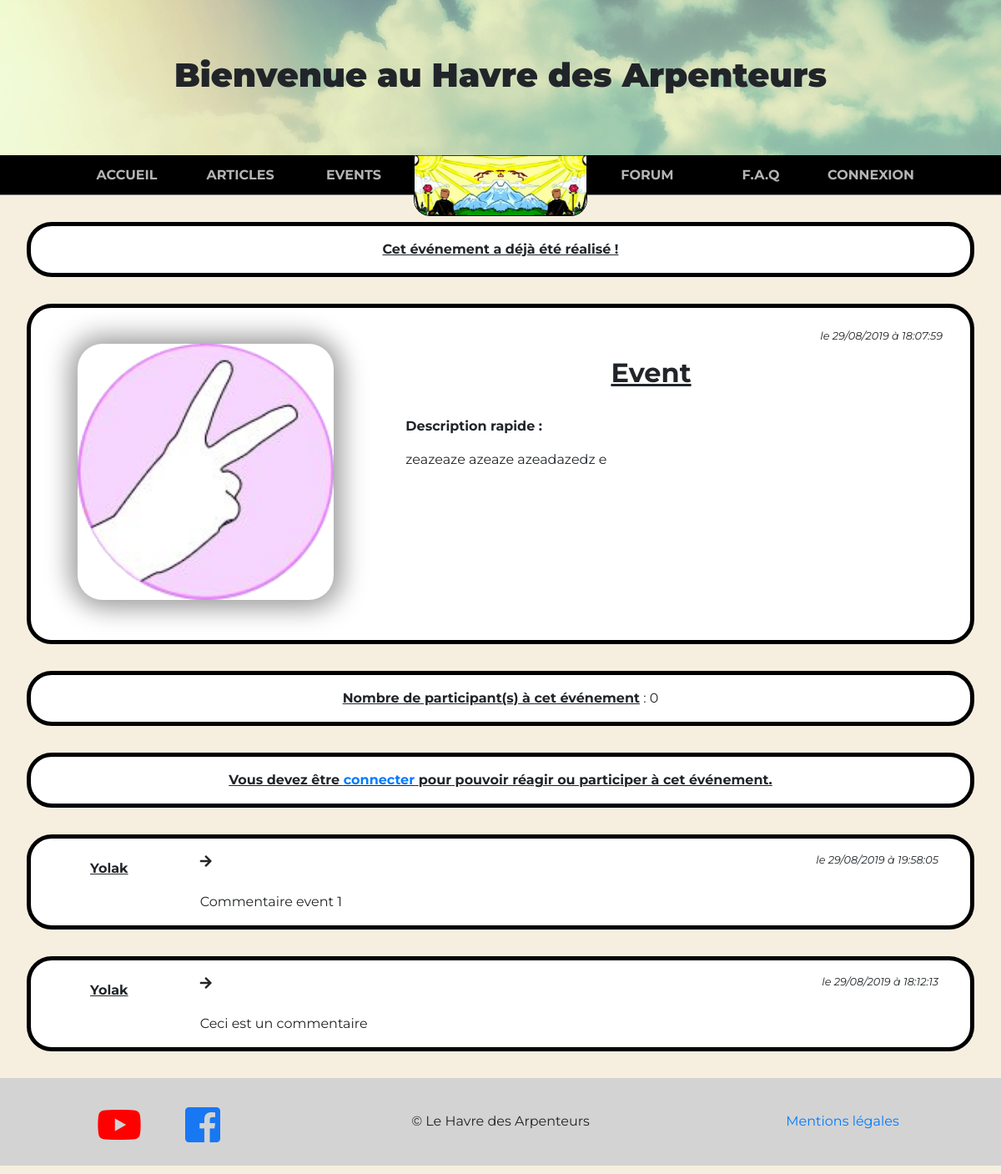
Screenshot of /event/1 with the database file from the repository.
### tables this page shows
CREATE TABLE `Events` (
  `id_E` int(11) NOT NULL AUTO_INCREMENT,
  `title_E` varchar(50) NOT NULL,
  `image_E` varchar(50) NOT NULL,
  `shortContent_E` text NOT NULL,
  `longContent_E` text,
  `dateEvent_E` datetime NOT NULL,
  `creationDate_E` datetime NOT NULL,
  `modifDate_E` datetime DEFAULT NULL,
  `id_U` int(11) DEFAULT NULL,
  `id_Cat` int(11) DEFAULT NULL,
  PRIMARY KEY (`id_E`),
  KEY `FK_Events_Users` (`id_U`),
  KEY `FK_Events_Category` (`id_Cat`),
  CONSTRAINT `FK_Events_Category` FOREIGN KEY (`id_Cat`) REFERENCES `Category` (`id_Cat`) ON DELETE SET NULL,
  CONSTRAINT `FK_Events_Users` FOREIGN KEY (`id_U`) REFERENCES `Users` (`id_U`) ON DELETE SET NULL
);

CREATE TABLE `Comments` (
  `id_C` int(11) NOT NULL AUTO_INCREMENT,
  `title_C` varchar(50) NOT NULL,
  `content_C` text NOT NULL,
  `creationDate_C` datetime NOT NULL,
  `modifDate_C` datetime DEFAULT NULL,
  `id_A` int(11) DEFAULT NULL,
  `id_U` int(11) DEFAULT NULL,
  `id_E` int(11) DEFAULT NULL,
  PRIMARY KEY (`id_C`),
  KEY `FK_Comments_Articles` (`id_A`),
  KEY `FK_Comments_Users0` (`id_U`),
  KEY `FK_Comments_Events1` (`id_E`),
  CONSTRAINT `FK_Comments_Articles` FOREIGN KEY (`id_A`) REFERENCES `Articles` (`id_A`) ON DELETE SET NULL,
  CONSTRAINT `FK_Comments_Events1` FOREIGN KEY (`id_E`) REFERENCES `Events` (`id_E`) ON DELETE SET NULL,
  CONSTRAINT `FK_Comments_Users0` FOREIGN KEY (`id_U`) REFERENCES `Users` (`id_U`) ON DELETE SET NULL
);

CREATE TABLE `Users` (
  `id_U` int(11) NOT NULL AUTO_INCREMENT,
  `userName_U` varchar(60) NOT NULL,
  `lastName_U` varchar(50) DEFAULT NULL,
  `firstName_U` varchar(50) DEFAULT NULL,
  `password_U` varchar(60) NOT NULL,
  `email_U` varchar(50) NOT NULL,
  `birthDate_U` date DEFAULT NULL,
  `phone_U` varchar(10) DEFAULT NULL,
  `streetNumber_U` varchar(10) DEFAULT NULL,
  `address_U` varchar(50) DEFAULT NULL,
  `additionalAddress_U` varchar(100) DEFAULT NULL,
  `zipCode_U` varchar(10) DEFAULT NULL,
  `city_U` varchar(50) DEFAULT NULL,
  `creationDate_U` date NOT NULL,
  `status_U` int(11) NOT NULL,
  `activationKey_U` varchar(32) NOT NULL,
  `recuperationKey_U` varchar(32) DEFAULT NULL,
  `id_R` int(11) DEFAULT NULL,
  PRIMARY KEY (`id_U`),
  KEY `FK_Users_Roles` (`id_R`),
  CONSTRAINT `FK_Users_Roles` FOREIGN KEY (`id_R`) REFERENCES `Roles` (`id_R`) ON DELETE SET NULL
);

### index.php (called while the page is built, shortened)
<?php
  $router = new Router;
  $router->routeReq();
  require_once 'footer.php';

### models/Model.php (called while the page is built, shortened)
<?php
  abstract class Model
  {
      private static $_bdd;
      private static function setBdd() {
          self::$_bdd = new PDO('mysql:host=localhost;dbname=havreArpenteurs;charset=utf8','root','');
          self::$_bdd->setAttribute(PDO::ATTR_ERRMODE, PDO::ERRMODE_WARNING);
      }
      protected function getBdd() {
         return self::$_bdd;
      }
      protected function getWithId($table, $obj, $id) {
          $T = ucfirst(substr($table, 0,1));
          $idTable = 'id_'.$T;
          $req = self::$_bdd->prepare('SELECT * FROM '.ucfirst(strtolower($table)).' WHERE '.$idTable.' = :id');
          $req->bindValue(':id', $id, PDO::PARAM_INT);
          $req->execute();
          $data = $req->fetch(PDO::FETCH_ASSOC);
          if ($data == false) {
            return 0;
          } else {
            $var = new $obj($data);
            return $var;
          }
      }
  }

### models/EventManager.php (called while the page is built, shortened)
<?php
  class EventManager extends Model
  {
      public function getNumberParticipants($id_E)
      {
          $bdd = $this->getBdd();
          $req = $bdd->prepare('SELECT * FROM Registered WHERE id_E = :id_E');
          $req->bindValue(':id_E', $id_E, PDO::PARAM_INT);
          $req->execute();
          $numberParticipants = $req->rowCount();
          return $numberParticipants;
      }
      public function getEvent($id)
      {
        return $this->getWithId('Events', 'Event', $id);
      }
  }

### models/Event.php (called while the page is built, shortened)
<?php
  class Event
  {
      private $_title;
      private $_dateEvent;
      private $_creationDate;
      private $_image;
      private $_shortContent;
      public function hydrate(array $data)
      {
          foreach($data as $key => $value)
          {
              if (substr($key, 0, -2) != 'id') {
                $keyParse = substr($key, 0, -2);
                $method = 'set'.ucfirst($keyParse);
              } else {
                $method = 'set'.ucfirst($key);
              }
          }
      }
      public function setId_E($id)
      {
          $id = (int) $id;
      }
      public function setId_U($id)
      {
          $id = (int) $id;
      }
      public function setId_C($id)
      {
          $id = (int) $id;
      }
      public function setTitle($title)
      {
          if(is_string($title))
          {
              $this->_title = $title;
          }
      }
      public function setImage($image)
      {
          if(is_string($image))
          {
              $this->_image = $image;
          }
      }
      public function setCreationDate($date)
      {
          $this->_creationDate = $date;
      }
      public function setDateEvent($date)
      {
          $this->_dateEvent = $date;
      }
      public function setShortContent($shortContent)
      {
          if(is_string($shortContent))
          {
              $this->_shortContent = $shortContent;
          }
      }
      public function title()
      {
          return $this->_title;
      }
      public function image()
      {
          return $this->_image;
      }
      public function dateEvent()
      {
          return $this->_dateEvent;
      }
      public function creationDate()
      {
          return $this->_creationDate;
      }
      public function shortContent()
      {
          return $this->_shortContent;
      }
  }

### models/CommentsManager.php (called while the page is built, shortened)
<?php
  class CommentsManager extends Model
  {
      public function getComments($table, $id)
      {
          $T = ucfirst(substr($table, 0,1));
          $idTable = 'id_'.$T;
          $bdd = $this->getBdd();
          $req = $bdd->prepare('SELECT *, DATE_FORMAT(creationDate_C, "%d/%m/%Y à %H:%i:%s") creationDate_C FROM Comments LEFT JOIN Users ON Comments.id_U = Users.id_U WHERE '.$idTable.' = :id ORDER BY id_C DESC');
          $req->bindValue(':id', $id, PDO::PARAM_INT);
          $req->execute();
          $datas = $req->fetchAll(PDO::FETCH_OBJ);
          return $datas;
      }
  }

### views/viewEventDetail.php (the view, shortened to what this page needs)
<?php
  require_once 'header.php';
?>
<main>
  <div class="text-center content py-3">
    <?php if ($resultDays < 0 || $resultHours < 0): ?>
      <p class="m-0"><b><u>Cet événement a déjà été réalisé !</u></b></p>
    <?php else: ?>
      <p><b><u>Événement prévu pour le </u></b> : <?=date("d/m/Y à H:i", strtotime($event->dateEvent())) ?></p>
      <p>Encore <?= $resultDays != '0' ? '<b>'.$resultDays.' jour(s)</b> et' : '' ?> <?= $resultHours != '0' ? '<b>'.$resultHours.' heures(s)</b>' : '' ?> avant l'événement !</p>
    <?php endif; ?>
  </div>
  <div class="content">
    <div class="mx-5 mt-4 mb-3 mb-lg-5">
      <div class="row justify-content-end">
        <small><i>le <?=date("d/m/Y à H:i:s", strtotime($event->creationDate())) ?></i></small>
      </div>
      <div class="row">
        <div class="col-12 col-lg-4 my-4 my-lg-0 text-center">
          <img class="image" src="../<?= $event->image() ?>" alt="Image de l'event">
        </div>
        <div class="col-12 col-lg-7 ml-lg-5">
          <div class="d-flex justify-content-center">
            <h3 class="subTitle"><u><?= $event->title() ?></u></h3>
          </div>
          <p><b>Description rapide :</b></p>
          <div>
            <p><?= $event->shortContent() ?></p>
          </div>
        </div>
      </div>
    </div>
  </div>
  <div class="text-center content py-3">
    <p class="m-0"><b><u>Nombre de participant(s) à cet événement</u></b> : <?= $numberParticipants ?></p>
  </div>
    <?php if(isset($_SESSION['id_U'])): ?>
    <div class="text-center content py-3 px-5">
      <p>Réagir à l'événement :</p>
      <form action="../event/<?= $event->id_E() ?>" method="post">
        <div class="form-group m-0">
            <label for="title"><i class="fas fa-user mr-2"></i>Titre commentaire :</label>
            <span class="error"><?= $arrayOfErrors['title'] ?? '' ?></span>
            <input id="title" type="text" class="form-control <?= !empty($arrayOfErrors['title']) ? 'border-danger' : '' ?>" name="title" value="<?= $_POST['title'] ?? '' ?>">
        </div>
        <div class="form-group">
            <label for="content"><i class="fas fa-align-left mr-2"></i>Contenu commentaire :</label>
            <span class="error"> * <?= $arrayOfErrors['content'] ?? '' ?></span>
            <div class="textarea text-left">
              <textarea rows="3" id="content" class="form-control textareaComment <?= !empty($arrayOfErrors['content']) ? 'border-danger' : '' ?>" name="content"><?= $_POST['content'] ?? '' ?></textarea>
            </div>
        </div>
        <div class="row justify-content-end justify-content-lg-center pt-3 pb-2 pr-0">
            <div class="col-12 col-lg-3">
                <input class="btn btn-outline-primary btn-lg btn-block" type="submit" name="comment" value="Commenter">
            </div>
        </div>
      </form>
    </div>
    <?php else: ?>
      <div class="text-center content py-3">
        <p class="m-0"><u><b>Vous devez être <a href="/login">connecter</a> pour pouvoir réagir ou participer à cet événement.</b></u></p>
      </div>
    <?php endif; ?>
  <div>
    <?php foreach ($comments as $comment): ?>
      <div class="row content">
        <div class="col-12 col-lg-2 text-center align-center mt-3 mt-lg-4 mb-2">
          <span><b><u><?= $comment->userName_U == null ? 'Anonyme' : $comment->userName_U ?></u></b></span>
        </div>
        <div class="col-12 col-lg-10">
          <div class="row justify-content-between mt-lg-3 mr-2">
            <div class="col-12 col-lg-8 order-2 order-lg-1">
              <span><i class="fas fa-arrow-right mr-3"></i><b><?= $comment->title_C ?></b></span>
            </div>
            <div class="col-12 col-lg-4 d-flex flex-row-reverse order-1 order-lg-2 mb-1">
              <?php if (empty($comment->modifDate_C)): ?>
                <small><i>le <?= $comment->creationDate_C ?></i></small>
              <?php else: ?>
                <small><i>Modifié le <?=date("d/m/Y à H:i:s", strtotime($comment->modifDate_C)) ?></i></small>
              <?php endif; ?>
            </div>
          </div>
          <div class="mt-4">
            <p><?= $comment->content_C ?></p>
          </div>
        </div>
      </div>
    <?php endforeach; ?>
  </div>
</main>

### assets/css/style.css (style rules this page uses)
body { margin: 0; padding: 0; overflow-x: hidden; background-color: #F6EFE0; font-family: 'Montserrat', sans-serif; }
a { text-decoration: none !important; }
.subTitle { font-size: 2em; margin: 0.5em 0 1em 0; font-weight: bold; }
.image { border-radius: 30px; box-shadow: 5px 5px 30px 7px rgba(0,0,0,0.25), -5px -5px 30px 7px rgba(0,0,0,0.22); width: 95%; }
.content { margin: 2em !important; border: 5px black solid; border-radius: 30px; background-color: white; }

### rows the page displays
events: creationDate_E "29/08/2019 à 18:07:59", image_E (picture), title_E "Event", shortContent_E "zeazeaze azeaze azeadazedz e"
comments: id_U.userName_U "Yolak", creationDate_C "29/08/2019 à 19:58:05", content_C "Commentaire event 1"
comments: id_U.userName_U "Yolak", creationDate_C "29/08/2019 à 18:12:13", content_C "Ceci est un commentaire"

### other values shown
$numberParticipants "0"
